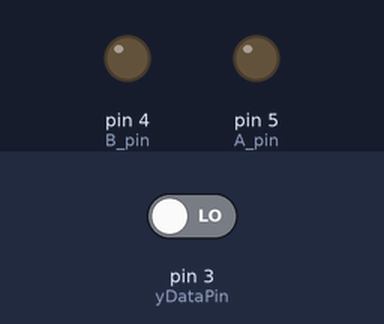
The sketch below on a simulated Arduino Uno, built with avr-gcc and run on an emulated ATmega328P. Parts: output pins drawn as LEDs (lit = HIGH). The inputs (shaded band) are chosen by the test bench; at power-on: pin 3 (yDataPin) LOW. Pins used as bus, display or sensor lines are not drawn.

Above: at 1.3 s.
1.4 s: pin 3 (yDataPin) driven HIGH
At 1.9 s:
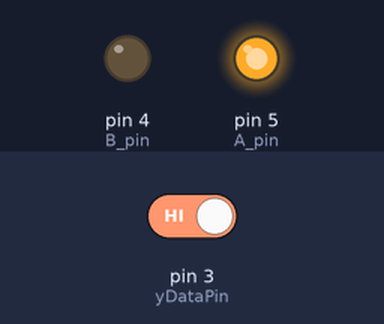
2.9 s: pin 3 (yDataPin) driven LOW
At 3.4 s:
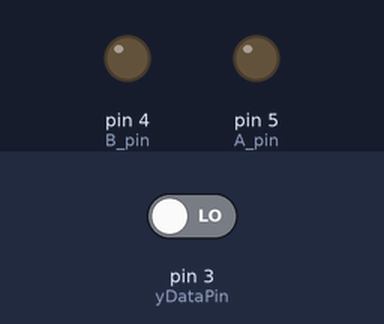
Timing chart, 0 to 5.9 s (numbered marks = the images above; inputs shaded):
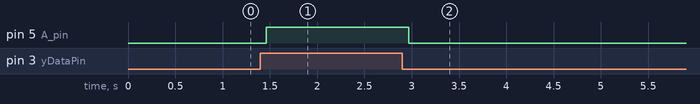

Measured:
- after the input at 1.4 s, pin 5 (A_pin): LOW → HIGH after 0.06 s
- after the input at 2.9 s, pin 5 (A_pin): HIGH → LOW after 0.07 s

The sketch:

ZEncoder.ino
```cpp
//
// Code for converting chinese linear scale serial protocol to A/B encoder signal for DRO
//
// PD2 is CLK signal
// PD5 is the DATA signal
// there are 21 bits in 2.5ms then a pause of 3.5ms
// bits are LSB first
//
// Partly from Yuriy's Toys
// https://www.yuriystoys.com/2012/01/reading-gtizzly-igaging-scales-with.html

#define sign(a) ( ( (a) < 0 )  ?  -1   : ( (a) > 0 ) )


// Pins
int const clockPin = 2;
int const yDataPin = 3;
int const A_pin = 5;
int const B_pin = 4;

// Globals
long yCoord = 0;
long prevYCoord = 0;
long count = 0;

bool A[4] = {false, true, true, false};
bool B[4] = {false, false, true, true};


void setup() {

  //A,B and clock pin should be set as output
  pinMode(clockPin, OUTPUT);
  pinMode(A_pin, OUTPUT);
  pinMode(B_pin, OUTPUT);

  //data pins should be set as inputs
  pinMode(yDataPin, INPUT);

  Serial.begin(115200);

  // measure once...
  measurement();
  delay(150);
  prevYCoord = yCoord;

}


void loop() {

  measurement();
  count = prevYCoord-yCoord;
  delay(50);
  if (count){
//    Serial.println(count);
    encoderAB( count);
  }
  prevYCoord = yCoord;

}


void measurement(){
  int bitOffset;
  yCoord= 0;
  //read the first 20 bits
  for(bitOffset = 0; bitOffset<20; bitOffset++)
  {
    //tick
    digitalWrite(clockPin, HIGH);

    //give the scales a few microseconds to think about it
    __asm__("nop\n\t");
    __asm__("nop\n\t");
    __asm__("nop\n\t");

    //tock
    digitalWrite(clockPin, LOW);

    //read the pin state and shif it into the appropriate variables
    yCoord |= (digitalRead(yDataPin)<<bitOffset);
  }

  //tick
  digitalWrite(clockPin, HIGH);

  //give the scales a few microseconds to think about it
  __asm__("nop\n\t");
  __asm__("nop\n\t");
  __asm__("nop\n\t");

  //tock
  digitalWrite(clockPin, LOW);
  //read the last bit (signified the sign)
  //if it's high, fill 11 leftmost bits with "1"s

  if(digitalRead(yDataPin)==HIGH)
    yCoord |= (0x7ff << 21);

}


void encoderAB( long count){
  static uint8_t index = 0;
  int8_t dir = sign(count);

  // send AB signals
  for (long counter = 0; counter < abs(count); counter++){
    index+=dir;
    index &= 0x3;
    digitalWrite(A_pin,A[index]?HIGH:LOW);
    digitalWrite(B_pin,B[index]?HIGH:LOW);
//    Serial.print('.');
  }
//  Serial.print('\n');
}
```
